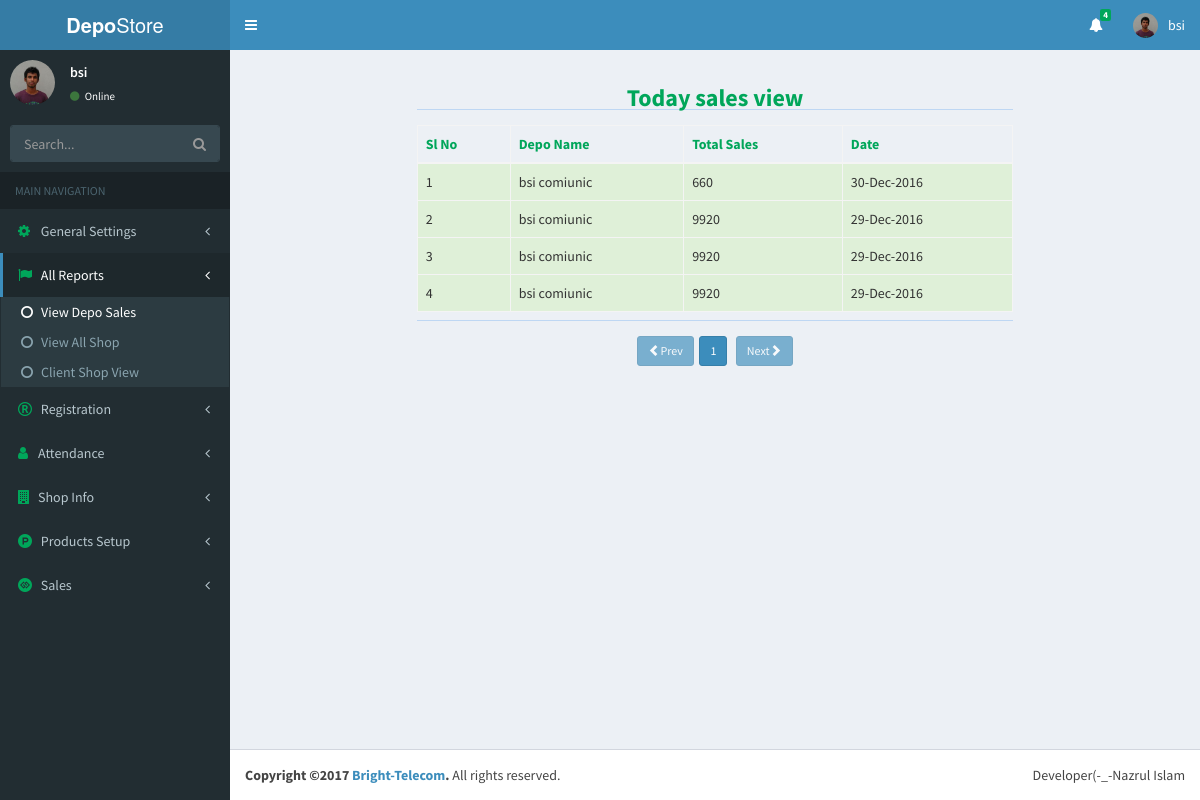
Screenshot of /index.php?page=viewTodaySalesReport&folder=report (signed in) with the database file from the repository.
### tables this page shows
CREATE TABLE `user` (
  `id` int(11) NOT NULL,
  `userName` varchar(30) NOT NULL,
  `password` varchar(42) NOT NULL,
  `userType` varchar(30) NOT NULL,
  `last_loging` datetime NOT NULL DEFAULT CURRENT_TIMESTAMP ON UPDATE CURRENT_TIMESTAMP,
  `status` varchar(8) NOT NULL
);

CREATE TABLE `total_sales` (
  `id` int(11) NOT NULL,
  `deopo_id` int(11) NOT NULL,
  `today_sales_taka` int(11) NOT NULL,
  `sales_date` date NOT NULL
);

CREATE TABLE `depo_regi` (
  `id` int(11) NOT NULL,
  `user_id` int(11) NOT NULL,
  `depo_name` varchar(80) NOT NULL,
  `zone` varchar(50) NOT NULL,
  `address` varchar(200) NOT NULL,
  `phone` int(11) NOT NULL,
  `uploader` varchar(30) NOT NULL
);

### report/viewTodaySalesReport.php (the view, shortened to what this page needs)
<?php
  require('database.php');
  $dailySalesRecod=$db->prepare("SELECT * FROM total_sales");
  $dailySalesRecod->execute();
  $rowCount=$dailySalesRecod->rowCount();
  $per_page_row=10;
  $totalPage=ceil($rowCount/$per_page_row);
  $pageNumber=(isset($_GET['pgNumber'])?(int)$_GET['pgNumber']:(int)$_GET['pgNumber']=1);
  $startPage=(int)($pageNumber-1)*$per_page_row;
   $depo_sales=$db->prepare("SELECT total_sales.*,depo_regi.depo_name AS depoName FROM total_sales LEFT JOIN depo_regi ON total_sales.deopo_id=depo_regi.id ORDER BY id DESC LIMIT $startPage,$per_page_row");
  $depo_sales->bindParam(1,$depoId);
  $depo_sales->execute();
  $i='';
  $data='';
  while($salesRow=$depo_sales->fetch(PDO::FETCH_ASSOC)){
    $i++;
    $date=date('d-M-Y',strtotime($salesRow['sales_date']));
    $data.="
      <tr class='success'>
        <td>$i</td>
        <td>{$salesRow['depoName']}</td>
        <td>{$salesRow['today_sales_taka']}</td>
        <td>{$date}</td>
      </tr>
    ";
  }
?>
<div class="container-fluid">
  <div class="row">
    <div class="col-sm-8 col-sm-offset-2">
      <h3 class="text-green text-center text-bold">Today sales view</h3>
      <hr>
    </div>
  </div>
  <div class="row">
    <div class="col-sm-8 col-sm-offset-2" style="margin-top:10px">
      <table class="table table-hover table-bordered table-striped table-consendend">
        <thead class="text-green">
          <th>Sl No</th>
          <th>Depo Name</th>
          <th>Total Sales</th>
          <th>Date</th>
        </thead>
        <tbody>
          <?php echo $data;?>
        </tbody>
      </table><hr>
    </div>
    <div class="col-sm-10 col-sm-offset-1 text-center" style="margin-top:10px">
      <?php
        $prevPage=$pageNumber-1;
        $nextPage=$pageNumber+1;
        if($pageNumber<=1){
          echo"<a href='index.php?page=viewTodaySalesReport&folder=report&pgNumber={$prevPage}' class='btn btn-primary btn-sm disabled'><span class='glyphicon glyphicon-chevron-left'></span>Prev</a>&nbsp;&nbsp;";
        }else{
          echo"<a href='index.php?page=viewTodaySalesReport&folder=report&pgNumber={$prevPage}' class='btn btn-primary btn-sm'><span class='glyphicon glyphicon-chevron-left'></span>Prev</a>&nbsp;&nbsp;";
        }
        if($pageNumber>$totalPage){
          echo"Page not found";
        }else{
          for($i=1;$i<=$totalPage;$i++){
            if($i == $pageNumber){
              echo"<a href='index.php?page=viewTodaySalesReport&folder=report&pgNumber={$i}' class='btn btn-primary btn-sm'>$i</a>&nbsp;";
            }else{
              echo"<a href='index.php?page=viewTodaySalesReport&folder=report&pgNumber={$i}' class='btn btn-default btn-sm'>$i</a>&nbsp;";
            }
          }
        }
      if($totalPage==$pageNumber){
        echo"&nbsp;&nbsp;<a href='index.php?page=viewTodaySalesReport&folder=report&pgNumber={$nextPage}' class='btn btn-primary btn-sm disabled'>Next<span class='glyphicon glyphicon-chevron-right'></span></a>";
      }else{
        echo"&nbsp;&nbsp;<a href='index.php?page=viewTodaySalesReport&folder=report&pgNumber={$nextPage}' class='btn btn-primary btn-sm'>Next<span class='glyphicon glyphicon-chevron-right'></span></a>";
      }
      ?>
    </div>
  </div>
</div>

### include/header.php (shortened to what this page needs)
<?php
require('database.php');
$userId=$_SESSION['userId'];
$userNameSelect=$db->prepare("SELECT * FROM `user` WHERE id=?");
$userNameSelect->bindParam(1,$userId);
$userNameSelect->execute();
$userNameRow=$userNameSelect->fetch(PDO::FETCH_ASSOC);
?>
<!DOCTYPE html>
<html>
	<head>
	  <link rel="stylesheet" href="bootstrap/css/bootstrap.min.css">
	  <link rel="stylesheet" href="https://cdnjs.cloudflare.com/ajax/libs/font-awesome/4.5.0/css/font-awesome.min.css">
	  <link rel="stylesheet" href="../datepicker/css/datepicker.css">
	  <link rel="stylesheet" href="dist/css/AdminLTE.min.css">
	       <link href="http://ajax.googleapis.com/ajax/libs/jqueryui/1.8/themes/base/jquery-ui.css" rel="stylesheet" type="text/css"/>
	  <link rel="stylesheet" href="dist/css/skins/_all-skins.min.css">
	  <link rel="stylesheet" href="datepicker/css/datepicker.css">
	  <link rel="stylesheet" href="datepicker/css/jquery-ui.css">
	  <link rel="stylesheet" href="plugins/bootstrap-wysihtml5/bootstrap3-wysihtml5.min.css">
	</head>
	<body class="hold-transition skin-blue sidebar-mini">
		<div class="wrapper">
		  <header class="main-header">
		    <a href="index.php" class="logo">
		      <span class="logo-lg"><b>Depo</b>Store</span>
		    </a>
		    <nav class="navbar navbar-static-top">
		      <a href="#" class="sidebar-toggle" data-toggle="offcanvas" role="button">
		      </a>
		      <div class="navbar-custom-menu">
		        <ul class="nav navbar-nav">
		          <li class="dropdown messages-menu">
		            <a href="#" class="dropdown-toggle" data-toggle="dropdown">
		              <i class="fa fa-bell" aria-hidden="true"></i>
		              <span class="label label-success">4</span>
		            </a>
		          </li>
		          <li class="dropdown user user-menu">
		            <a href="#" class="dropdown-toggle" data-toggle="dropdown">
		              <img src="dist/img/user2-160x160.jpg" class="user-image" alt="User Image">
		              <span class="hidden-xs"><?php echo $userNameRow['userName'];?></span>
		            </a>
		          </li>
		        </ul>
		      </div>
		    </nav>
		  </header>

### include/sideBar.php (shortened to what this page needs)
<aside class="main-sidebar">
    <section class="sidebar">
      <div class="user-panel">
        <div class="pull-left image">
          <img src="dist/img/user2-160x160.jpg" class="img-circle" alt="User Image">
        </div>
        <div class="pull-left info">
          <p><?php echo $userNameRow['userName'];?></p>
          <a href="#"><i class="fa fa-circle text-success"></i> Online</a>
        </div>
      </div>
      <form action="#" method="get" class="sidebar-form">
        <div class="input-group">
          <input type="text" name="q" class="form-control" placeholder="Search...">
              <span class="input-group-btn">
                <button type="submit" name="search" id="search-btn" class="btn btn-flat"><i class="fa fa-search"></i>
                </button>
              </span>
        </div>
      </form>
      <ul class="sidebar-menu">
        <li class="header">MAIN NAVIGATION</li>
	        <li class="<?php echo(isset($_GET['folder']) && $_GET['folder']=='setup')?'active':null;?> treeview">
	          <a href="#">
	            <i class="fa fa-cog text-green"></i> <span>General Settings</span>
	            <span class="pull-right-container">
	              <i class="fa fa-angle-left pull-right"></i>
	            </span>
	          </a>
	        </li>
        <li class="<?php echo(isset($_GET['folder']) && $_GET['folder']=='report')?'active':null;?> treeview">
          <a href="#">
            <i class="fa fa-flag text-green"></i> <span>All Reports</span>
            <span class="pull-right-container">
              <i class="fa fa-angle-left pull-right"></i>
            </span>
          </a>
          <ul class="treeview-menu">
            <li class="<?php echo (isset($_GET['page']) && $_GET['page']=='viewTodaySalesReport')? 'active':null;?>"><a href="index.php?page=viewTodaySalesReport&folder=report"><i class="fa fa-circle-o"></i>View Depo Sales</a></li>
            <li class="<?php echo (isset($_GET['page']) && $_GET['page']=='viewAllShop')? 'active':null;?>"><a href="index.php?page=viewAllShop&folder=report"><i class="fa fa-circle-o"></i>View All Shop</a></li>
            <li class="<?php echo (isset($_GET['page']) && $_GET['page']=='viewAllClientShop')? 'active':null;?>"><a href="index.php?page=viewAllClientShop&folder=report"><i class="fa fa-circle-o"></i>Client Shop View</a></li>
          </ul>
        </li>
        <li class="<?php echo(isset($_GET['folder']) && $_GET['folder']=='registration')?'active':null;?> treeview">
          <a href="#">
            <i class="fa fa-registered text-green"></i> <span>Registration</span>
            <span class="pull-right-container">
              <i class="fa fa-angle-left pull-right"></i>
            </span>
          </a>
        </li>
        <li class="<?php echo(isset($_GET['folder']) && $_GET['folder']=='attendance')?'active':null;?> treeview">
          <a href="#">
            <i class="fa fa fa-user text-green"></i><span>Attendance</span>
            <span class="pull-right-container">
              <i class="fa fa-angle-left pull-right"></i>
            </span>
          </a>
        </li>
        <li class="<?php echo(isset($_GET['folder']) && $_GET['folder']=='shopInfo')?'active':null;?> treeview">
          <a href="#">
            <i class="fa fa-building text-green"></i><span>Shop Info</span>
            <span class="pull-right-container">
              <i class="fa fa-angle-left pull-right"></i>
            </span>
          </a>
        </li>
	        <li class="<?php echo(isset($_GET['folder']) && $_GET['folder']=='products')?'active':null;?> treeview">
	          <a href="#">
	            <i class="fa fa-product-hunt text-green"></i> <span>Products Setup</span>
	            <span class="pull-right-container">
	              <i class="fa fa-angle-left pull-right"></i>
	            </span>
	          </a>
	        </li>
        <li class="<?php echo(isset($_GET['folder']) && $_GET['folder']=='sales')?'active':null;?> treeview">
          <a href="#">
            <i class="fa fa-gg-circle text-green"></i> <span>Sales</span>
            <span class="pull-right-container">
              <i class="fa fa-angle-left pull-right"></i>
            </span>
          </a>
        </li>
      </ul>
    </section>
  </aside>

### index.php (shortened to what this page needs)
<?php include('include/header.php'); ?>
<?php include('include/sideBar.php');?>
		  <div class="content-wrapper">
		    <section class="content">
		    	<?php
		    		if(isset($_GET['page'])){
		    			$page=$_GET['page'];
		    			if(isset($_GET['folder'])){
		    				$folder=$_GET['folder'];
		    				include($folder.'/'.$page.'.php');
		    			}else{
		    				include($page.'.php');
		    			}
		    		}
		    	?>
		    </section>
		  </div>
<?php include('include/footer.php');?>

### include/footer.php (shortened to what this page needs)
		  <footer class="main-footer">
		    <div class="pull-right hidden-xs">
		      <p>Developer(-_-Nazrul Islam</p>
		    </div>
		    <strong>Copyright &copy;<?php echo date('Y');?> <a href="nazrul.com.bd">Bright-Telecom</a>.</strong> All rights
		    reserved.
		  </footer>
		</div>
	</body>
</html>

### rows the page displays
user: userName "bsi"
total_sales: deopo.depo_name "bsi comiunic", today_sales_taka "660", sales_date "30-Dec-2016"
total_sales: deopo.depo_name "bsi comiunic", today_sales_taka "9920", sales_date "29-Dec-2016"
total_sales: deopo.depo_name "bsi comiunic", today_sales_taka "9920", sales_date "29-Dec-2016"
total_sales: deopo.depo_name "bsi comiunic", today_sales_taka "9920", sales_date "29-Dec-2016"
